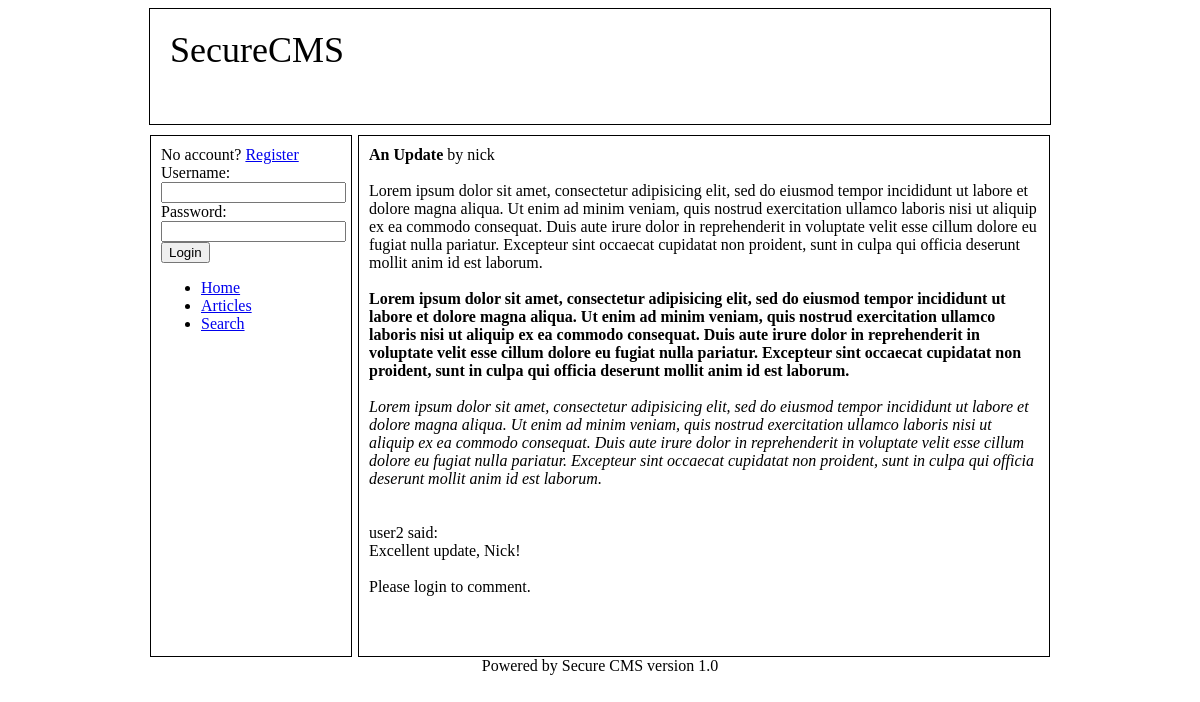
The page /index.php?page=view_article&article_id=7 on the database its author committed.
### tables this page shows
CREATE TABLE `settings` (
  `site_name` varchar(64) NOT NULL,
  `welcome` blob NOT NULL
);

CREATE TABLE `article` (
  `id` int(11) NOT NULL AUTO_INCREMENT,
  `author_id` int(11) NOT NULL,
  `date` timestamp NOT NULL DEFAULT '0000-00-00 00:00:00' ON UPDATE CURRENT_TIMESTAMP,
  `title` varchar(128) NOT NULL,
  `content` blob NOT NULL,
  PRIMARY KEY (`id`)
);

CREATE TABLE `users` (
  `id` int(11) NOT NULL AUTO_INCREMENT,
  `user_name` varchar(64) NOT NULL,
  `password` varchar(64) NOT NULL,
  `join_date` timestamp NOT NULL DEFAULT '0000-00-00 00:00:00' ON UPDATE CURRENT_TIMESTAMP,
  `is_admin` tinyint(1) NOT NULL,
  `email` varchar(128) NOT NULL,
  PRIMARY KEY (`id`)
);

CREATE TABLE `comments` (
  `id` int(11) NOT NULL AUTO_INCREMENT,
  `user_id` int(11) NOT NULL,
  `time` date NOT NULL,
  `article_id` int(11) NOT NULL,
  `comment` blob NOT NULL,
  PRIMARY KEY (`id`)
);

### view_article.php (the view, shortened to what this page needs)
<?
$articleid = $_GET['article_id'];
$result = mysqli_query($con,"SELECT * FROM article,users WHERE article.author_id=users.id AND article.id='$articleid'");
while($row = mysqli_fetch_array($result)){
	echo "<b>" . $row['title'] . "</b> by " . $row['user_name'] . "<br/><br/>";
	echo nl2br($row['content']);
	echo "<br/><br/>";
}
echo "<br/>";
include ("view_comments.php");
if(isset($_SESSION['username'])){
	echo "<br/>Add comment:<br/>";
	$include = "add_comment.php";
 include ($include);
}
else {
 echo "Please login to comment.";
}
?>

### header.php (shortened to what this page needs)
<?
$host = "localhost";
$user = "root";
$pwd = "1";
$db = "SecureCMS";
$con=mysqli_connect($host,$user,$pwd,$db);
?>
<!DOCTYPE html PUBLIC "-//W3C//DTD XHTML 1.0 Transitional//EN" "http://www.w3.org/TR/xhtml1/DTD/xhtml1-transitional.dtd">
<html xmlns="http://www.w3.org/1999/xhtml">
<link rel="stylesheet" type="text/css" href="styles.css"/>
<head>
<?
$result = mysqli_query($con,"SELECT * FROM settings");
$site_name = "";
while($row = mysqli_fetch_array($result)){
    $site_name =  $row['site_name'];
}
?>
<div class="header"><? echo $site_name; ?></div>
</head>
<body>
<div class="bigcontainer">
<div class="sidebar">
  <? include "login.php" ?>
  <ul>
    <li><a href="index.php">Home</a></li>
    <li><a href="index.php?page=articles">Articles</a></li>
    <li><a href="index.php?page=search">Search</a></li>
  </ul>
</div>
<div class="container">

### view_comments.php (shortened to what this page needs)
<?
$result = mysqli_query($con,"SELECT comments.id as cid,comment,user_name,time FROM comments,users WHERE comments.user_id=users.id AND comments.article_id='$articleid'");
while($row = mysqli_fetch_array($result)){
	echo $row['user_name'] . " said:<br/>" . nl2br($row['comment']);
	echo "<br/><br/>";
}
?>

### styles.css (style rules this page uses)
.header { width:860px; margin-left:auto; margin-right:auto; height:75px; font-size:36px; margin-bottom:10px; position:relative; border-style:solid; border-width:1px; padding:20px; }
.sidebar { width:180px; height:100%; min-height:500px; border-style:solid; border-width:1px; float:left; position:relative; padding:10px; }
.container { width:670px; height:100%; min-height:500px; border-style:solid; border-width:1px; float:right; position:relative; padding:10px; }
.bigcontainer { width:900px; margin-left:auto; margin-right:auto; }

### rows shown on the page
settings: site_name "SecureCMS"
article: title "An Update", author.user_name "nick", content "Lorem ipsum dolor sit amet, consectetur adipisicing elit, sed do eiusmod tempor incididunt ut labore et dolore magna aliqua. Ut enim ad minim veniam, quis nostrud exercitation ullamco laboris nisi ut aliquip ex ea commodo consequat. Duis aute irure dolor in reprehenderit in voluptate velit esse cillum dolore eu fugiat nulla pariatur. Excepteur sint occaecat cupidatat non proident, sunt in culpa qui officia deserunt mollit anim id est laborum. Lorem ipsum dolor sit amet, consectetur adipisicing elit, sed do eiusmod tempor incididunt ut labore et dolore magna aliqua. Ut enim ad minim veniam, quis nostrud exercitation ullamco laboris nisi ut aliquip ex ea commodo consequat. Duis aute irure…"
comments: user.user_name "user2", comment "Excellent update, Nick!"
